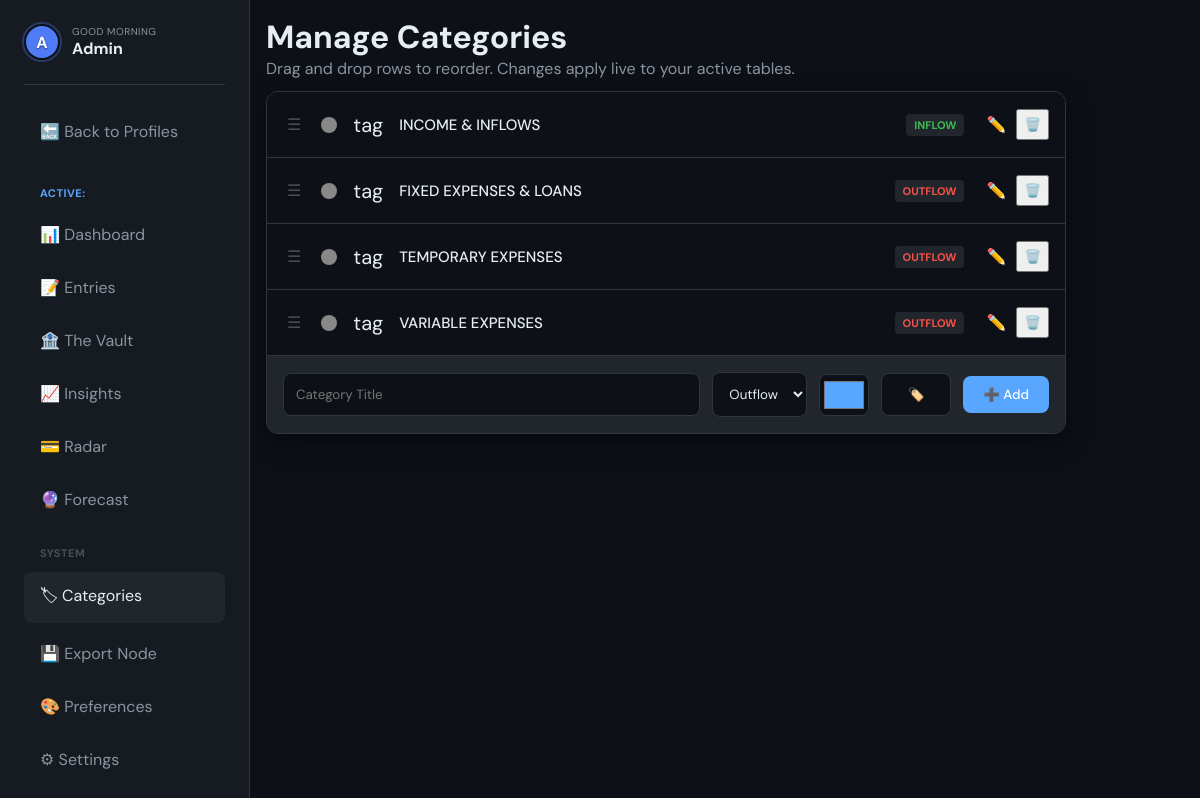
The page /categories/1 (signed in) on the database its author committed.
### tables this page shows
CREATE TABLE categories (
    id INT UNSIGNED AUTO_INCREMENT PRIMARY KEY,
    profile_id INT UNSIGNED NOT NULL,
    name VARCHAR(100) NOT NULL,
    type ENUM('inflow','outflow','savings') NOT NULL DEFAULT 'outflow',
    color VARCHAR(7) DEFAULT '#888888',
    icon VARCHAR(50) DEFAULT 'tag',
    sort_order SMALLINT DEFAULT 0,
    created_at TIMESTAMP DEFAULT CURRENT_TIMESTAMP,
    FOREIGN KEY (profile_id) REFERENCES profiles(id) ON DELETE CASCADE
);

### index.php (called while the page is built, shortened)
<?php
spl_autoload_register(function ($class) {
    $class = str_replace('\\', DIRECTORY_SEPARATOR, $class);
    $file = __DIR__ . DIRECTORY_SEPARATOR . $class . '.php';
});
require_once 'core/Router.php';
$router = new core\Router();
$router->get('/login', 'AuthController@login');
$router->post('/login', 'AuthController@authenticate');
$router->get('/register', 'AuthController@register');
$router->post('/register', 'AuthController@store');
$router->get('/logout', 'AuthController@logout');
$router->get('/account', 'AccountController@index');
$router->post('/account/profile', 'AccountController@updateProfile');
$router->post('/account/password', 'AccountController@updatePassword');
$router->get('/tools/compound', 'GlobalController@compound');
$router->get('/tools/loan', 'GlobalController@loan');
$router->get('/system/security', 'GlobalController@security');
$router->get('/system/master-backup', 'GlobalController@masterBackup');
$router->post('/system/master-restore', 'GlobalController@masterRestore');
$router->get('/', 'ProfileController@index');
$router->get('/profile/create', 'ProfileController@create');
$router->post('/profile/create', 'ProfileController@store');
$router->get('/profile/{id}/edit', 'ProfileController@edit');
$router->post('/profile/{id}/edit', 'ProfileController@update');
$router->get('/profile/{id}/delete', 'ProfileController@delete');
$router->get('/dashboard/{profile_id}', 'DashboardController@index');
$router->post('/dashboard/tx/{id}/toggle', 'DashboardController@toggleTx');
$router->post('/dashboard/tx/{id}/amount', 'DashboardController@updateTxAmount');
$router->post('/dashboard/{profile_id}/quick', 'DashboardController@quickAdd');
$router->get('/entries/{profile_id}', 'EntryController@index');
$router->get('/entries/{profile_id}/create', 'EntryController@create');
$router->post('/entries/{profile_id}/store', 'EntryController@store');
$router->get('/entries/edit/{id}', 'EntryController@edit');
$router->post('/entries/{id}/update', 'EntryController@update');
$router->post('/entries/{id}/toggle', 'EntryController@toggleActive');
$router->post('/entries/{id}/delete', 'EntryController@delete');
$router->get('/categories/{profile_id}', 'CategoryController@index');
$router->post('/categories/{profile_id}/store', 'CategoryController@store');
$router->post('/categories/{profile_id}/reorder', 'CategoryController@reorder');
$router->get('/categories/edit/{id}', 'CategoryController@edit');
$router->post('/categories/{id}/update', 'CategoryController@update');
$router->post('/categories/{id}/delete', 'CategoryController@delete');
$router->get('/calculator/{profile_id}', 'CalculatorController@index');
$router->get('/calculator/{profile_id}/import', 'CalculatorController@importPeriod');
$router->get('/vault/{profile_id}', 'VaultController@index');
$router->post('/vault/{profile_id}/store', 'VaultController@store');
$router->post('/vault/fund/{id}', 'VaultController@addFunds');
$router->post('/vault/delete/{id}', 'VaultController@delete');
$router->get('/insights/{profile_id}', 'InsightsController@index');
$router->get('/radar/{profile_id}', 'RadarController@index');
$router->get('/forecast/{profile_id}', 'ForecastController@index');
$router->post('/forecast/{profile_id}/add', 'ForecastController@add');
$router->post('/forecast/{profile_id}/remove', 'ForecastController@remove');
$router->post('/forecast/{profile_id}/clear', 'ForecastController@clear');
$router->get('/backups/{profile_id}', 'BackupController@index');
$router->get('/backups/{profile_id}/excel', 'BackupController@exportExcel');
$router->get('/backups/{profile_id}/json', 'BackupController@exportJson');
$router->post('/backups/{profile_id}/wipe', 'BackupController@wipeData');
$router->get('/preferences/{profile_id}', 'PreferenceController@index');
$url = $_SERVER['REQUEST_URI'];
$method = $_SERVER['REQUEST_METHOD'];
$router->dispatch($url, $method);

### core/Controller.php (called while the page is built, shortened)
<?php
abstract class Controller {
    protected function view(string $template, array $data = []): void {
        View::render($template, $data);
    }
}

### controllers/CategoryController.php (called while the page is built, shortened)
<?php
class CategoryController extends Controller {
    public function index(int $profile_id): void {
        $catModel = new Category();
        $categories = $catModel->findAll(['profile_id' => $profile_id], 'sort_order ASC');
        $this->view('categories/index', ['categories' => $categories, 'profile_id' => $profile_id]);
    }
}

### config/database.php (called while the page is built, shortened)
<?php
class Database {
    private static ?PDO $instance = null;
    public static function getInstance(): PDO {
        if (self::$instance === null) {
            $host = '127.0.0.1';
            $db   = 'budget_tracker';
            $user = 'root';
            $pass = '';
            $charset = 'utf8mb4';
            $dsn = "mysql:host=$host;dbname=$db;charset=$charset";
            $options = [
                PDO::ATTR_ERRMODE            => PDO::ERRMODE_EXCEPTION,
                PDO::ATTR_DEFAULT_FETCH_MODE => PDO::FETCH_ASSOC,
                PDO::ATTR_EMULATE_PREPARES   => false,
            ];
            try {
                self::$instance = new PDO($dsn, $user, $pass, $options);
            } catch (PDOException $e) {
                die("Database connection failed: " . $e->getMessage());
            }
        }
        return self::$instance;
    }
}

### core/Model.php (called while the page is built, shortened)
<?php
abstract class Model {
    protected PDO $db;
    protected string $table;
    public function __construct() {
        $this->db = Database::getInstance();
    }
    public function findAll(array $conditions = [], string $orderBy = 'id ASC'): array {
        $sql = "SELECT * FROM {$this->table}";
        $params = [];
        if (!empty($conditions)) {
            $clauses = [];
            foreach ($conditions as $key => $value) {
                $clauses[] = "{$key} = :{$key}";
                $params[$key] = $value;
            }
            $sql .= " WHERE " . implode(' AND ', $clauses);
        }
        $sql .= " ORDER BY {$orderBy}";
        $stmt = $this->db->prepare($sql);
        $stmt->execute($params);
        return $stmt->fetchAll();
    }
}

### views/categories/index.php (the view, shortened to what this page needs)
<?php $basePath = rtrim(dirname($_SERVER['SCRIPT_NAME']), '/\\'); ?>
<header class="top-bar">
    <div class="top-bar-left">
        <h1>Manage Categories</h1>
        <p style="color: var(--text-secondary);">Drag and drop rows to reorder. Changes apply live to your active tables.</p>
    </div>
</header>
<div class="card" style="padding: 0; overflow: hidden; max-width: 800px;">
    <ul id="category-list" style="list-style: none; margin: 0; padding: 0;">
        <?php foreach ($categories as $cat): ?>
            <li class="cat-row" data-id="<?= $cat['id'] ?>" draggable="true" style="display: flex; align-items: center; gap: 16px; padding: 16px; border-bottom: 1px solid var(--border); background: var(--bg-primary); cursor: grab; transition: background 0.2s;">
                <span class="drag-handle" style="color: var(--text-muted); cursor: grab; padding: 4px;">☰</span>
                <div style="width: 16px; height: 16px; border-radius: 50%; background: <?= htmlspecialchars($cat['color']) ?>; flex-shrink: 0;"></div>
                <span style="font-size: 20px; line-height: 1;"><?= htmlspecialchars($cat['icon']) ?></span>
                <span style="flex: 1; font-weight: 500; font-size: 15px; color: var(--text-primary);">
                    <?= htmlspecialchars($cat['name']) ?>
                </span>
                <span style="
                    padding: 4px 8px;
                    border-radius: 4px;
                    font-size: 11px;
                    font-weight: 700;
                    background: var(--bg-elevated);
                    color: <?= $cat['type'] === 'inflow' ? 'var(--accent-green)' : ($cat['type'] === 'outflow' ? 'var(--accent-red)' : 'var(--accent-blue)') ?>;">
                    <?= strtoupper($cat['type']) ?>
                </span>
                <div style="display: flex; gap: 4px; align-items: center;">
                    <a href="<?= $basePath ?>/categories/edit/<?= $cat['id'] ?>" class="icon-btn ghost" style="padding: 6px;">✏️</a>
                    <button class="icon-btn ghost delete-cat-btn" data-id="<?= $cat['id'] ?>" data-name="<?= htmlspecialchars($cat['name']) ?>" style="padding: 6px; cursor: pointer;">🗑️</button>
                </div>
            </li>
        <?php endforeach; ?>
    </ul>
    <div style="padding: 16px; background: var(--bg-elevated);">
        <form action="<?= $basePath ?>/categories/<?= $profile_id ?>/store" method="POST" style="display: flex; gap: 12px; flex-wrap: wrap; align-items: center;">
            <input type="text" name="name" placeholder="Category Title" required style="flex: 1; min-width: 180px; margin: 0;">
            <select name="type" required style="width: auto; margin: 0;">
                <option value="outflow">Outflow</option>
            </select>
            <input type="color" name="color" value="#58a6ff" style="height: 42px; width: 50px; padding: 2px; margin: 0; cursor: pointer;">
            <input type="text" name="icon" placeholder="Emoji" value="🏷️" required style="width: 70px; margin: 0; text-align: center;">
            <button type="submit" class="btn primary" style="white-space: nowrap;">➕ Add</button>
        </form>
    </div>
</div>

### core/Router.php (shortened to what this page needs)
<?php
class Router {
    private array $routes = [];
    public function get(string $path, string $handler): void {
        $this->routes['GET'][$path] = $handler;
    }
    public function post(string $path, string $handler): void {
        $this->routes['POST'][$path] = $handler;
    }
    public function dispatch(string $uri, string $method): void {
        $uri = parse_url($uri, PHP_URL_PATH);
        $uri = rtrim($uri, '/') ?: '/';
        foreach ($this->routes[$method] as $route => $handler) {
            $pattern = preg_replace('/\{([a-zA-Z0-9_]+)\}/', '(?P<$1>[a-zA-Z0-9_-]+)', $route);
            $pattern = "#^" . $pattern . "$#";
            if (preg_match($pattern, $uri, $matches)) {
                $params = array_filter($matches, 'is_string', ARRAY_FILTER_USE_KEY);
                [$controllerName, $action] = explode('@', $handler);
                $controllerClass = "controllers\\" . $controllerName;
                if (class_exists($controllerClass)) {
                    $controller = new $controllerClass();
                    if (method_exists($controller, $action)) {
                        call_user_func_array([$controller, $action], $params);
                        return;
                    }
                }
            }
        }
    }
}

### public/css/app.css (style rules this page uses)
:root { --bg-primary: #0d1117; --bg-card: #161b22; --bg-elevated: #21262d; --accent-blue: #58a6ff; --accent-green: #3fb950; --accent-red: #f85149; --accent-yellow: #d29922; --text-primary: #e6edf3; --text-secondary: #8b949e; --text-muted: #484f58; --border: #30363d; --shadow: 0 8px 24px rgba(1,4,9,0.6); --radius: 12px; --transition: 0.2s ease; }
*, *::before, *::after { box-sizing: border-box; margin: 0; padding: 0; }
body { background-color: var(--bg-primary); color: var(--text-primary); font-family: 'DM Sans', sans-serif; -webkit-font-smoothing: antialiased; overflow-x: hidden; }
h1, h2, h3 { font-weight: 700; }
a { color: var(--accent-blue); text-decoration: none; }
.top-bar { display: flex; justify-content: space-between; align-items: flex-start; margin-bottom: 16px; flex-wrap: wrap; gap: 12px; }
.card { background: var(--bg-card); border: 1px solid var(--border); border-radius: var(--radius); padding: 16px; box-shadow: var(--shadow); transition: transform 0.2s; }
input, select, textarea { width: 100%; background: var(--bg-primary); border: 1px solid var(--border); color: var(--text-primary); padding: 12px; border-radius: 8px; font-family: inherit; margin-top: 6px; }
.btn { padding: 10px 20px; border-radius: 8px; border: none; cursor: pointer; font-weight: 500; transition: var(--transition); font-family: inherit; }
.btn.primary { background: var(--accent-blue); color: #fff; }
.icon-btn { padding: 8px; display: inline-flex; align-items: center; justify-content: center; }
@media (max-width: 1366px), (max-height: 800px) { .card { padding: 12px; } }
@media (max-width: 1366px), (max-height: 800px) { .top-bar { margin-bottom: 12px; } }

### rows shown on the page
categories: icon "tag", name "INCOME & INFLOWS", type "INFLOW"
categories: icon "tag", name "FIXED EXPENSES & LOANS", type "OUTFLOW"
categories: icon "tag", name "TEMPORARY EXPENSES", type "OUTFLOW"
categories: icon "tag", name "VARIABLE EXPENSES", type "OUTFLOW"
